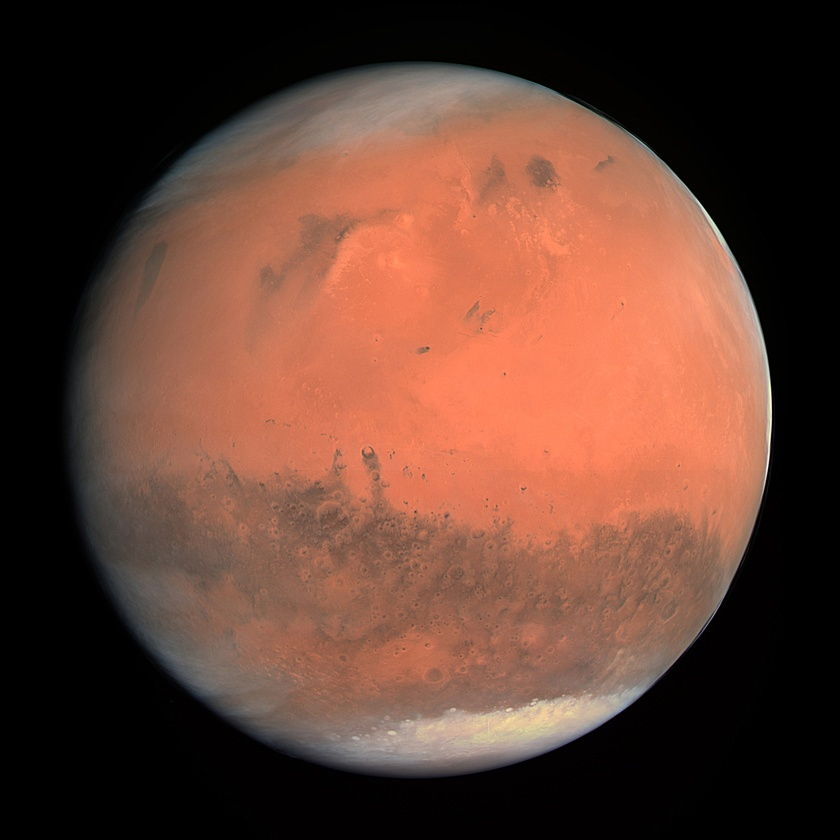
#> input picture Sesion6_CASTILLO/marte.jpg, 840 x 840 px, shrunk from 2205 x 2205 before the run, found by its file name
$ python Filtros.py
#> lines starting #> are read from the running program, lines starting #| are printed output that depends on the picture
from PIL import Image, ImageFilter

img = Image.open(r"C:\Users\DOCENTE\Desktop\Sesion6_CASTILLO\marte.jpg")
#> img is the input picture: PIL image 840x840 RGB; mean R, G, B 99.5, 63.7, 50.5
f = img.filter(ImageFilter.EMBOSS)
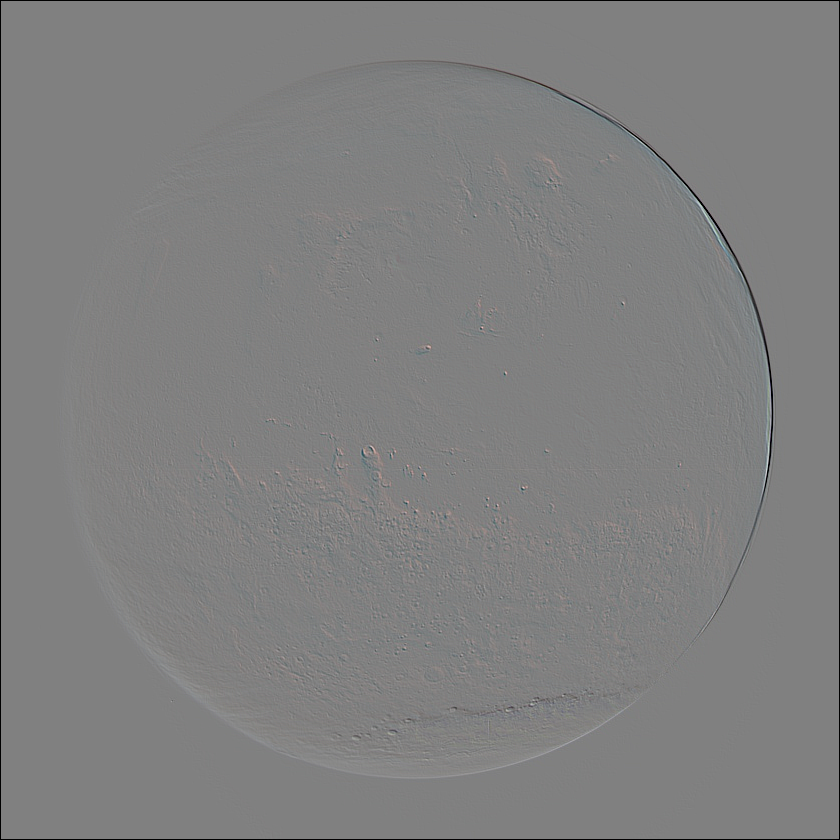
#> f: PIL image 840x840 RGB; mean R, G, B 127.4, 127.4, 127.4
f.show()
